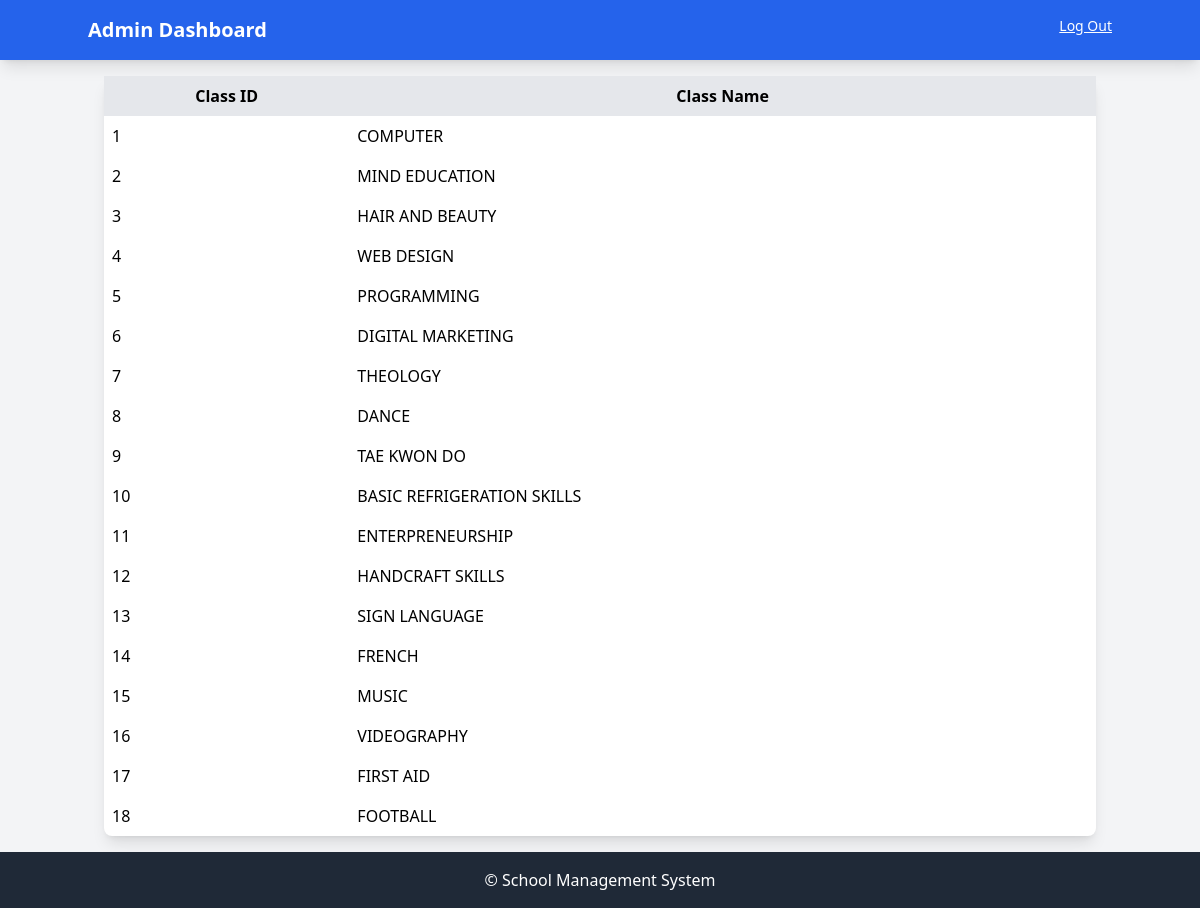
The page /view_classes on the database its author committed.
### app.py (models this page shows)
class Class(db.Model):
    id = db.Column(db.Integer, primary_key=True)
    name = db.Column(db.String(50), nullable=False)
    created_at = db.Column(db.DateTime, default=datetime.utcnow)

### app.py (the view)
@app.route('/view_classes')
def view_classes():
    classes = Class.query.all()
    return render_template('view_classes.html', classes=classes)

### templates/view_classes.html (shortened to what this page needs)
{% extends 'base.html' %}
{% block content %}
<table class="table-auto w-full bg-white shadow-lg rounded-lg">
    <thead>
        <tr class="bg-gray-200">
            <th class="p-2">Class ID</th>
            <th class="p-2">Class Name</th>
        </tr>
    </thead>
    <tbody>
        {% for cls in classes %}
        <tr>
            <td class="p-2">{{ cls.id }}</td>
            <td class="p-2">{{ cls.name }}</td>
        </tr>
        {% endfor %}
    </tbody>
</table>
{% endblock %}

### templates/base.html (shortened to what this page needs)
<!DOCTYPE html>
<html lang="en">
<head>
    <script src="https://cdn.tailwindcss.com"></script>
</head>
<body class="bg-gray-100 min-h-screen flex flex-col">
    <nav class="bg-blue-600 text-white p-4 shadow-lg">
        <div class="container mx-auto flex justify-between">
            <h1 class="text-xl font-bold">Admin Dashboard</h1>
            <a href="{{ url_for('login') }}" class="text-sm underline">Log Out</a>
        </div>
    </nav>
    <main class="container mx-auto p-4">
        {% block content %}{% endblock %}
    </main>
    <footer class="bg-gray-800 text-white text-center p-4 mt-auto">
        © {{ current_year }} School Management System
    </footer>
</body>
</html>

### rows shown on the page
Class: id "1", name "COMPUTER"
Class: id "2", name "MIND EDUCATION"
Class: id "3", name "HAIR AND BEAUTY"
Class: id "4", name "WEB DESIGN"
Class: id "5", name "PROGRAMMING"
Class: id "6", name "DIGITAL MARKETING"
Class: id "7", name "THEOLOGY"
Class: id "8", name "DANCE"
Class: id "9", name "TAE KWON DO"
Class: id "10", name "BASIC REFRIGERATION SKILLS"
Class: id "11", name "ENTERPRENEURSHIP"
Class: id "12", name "HANDCRAFT SKILLS"
Class: id "13", name "SIGN LANGUAGE"
Class: id "14", name "FRENCH"
Class: id "15", name "MUSIC"
Class: id "16", name "VIDEOGRAPHY"
Class: id "17", name "FIRST AID"
Class: id "18", name "FOOTBALL"
